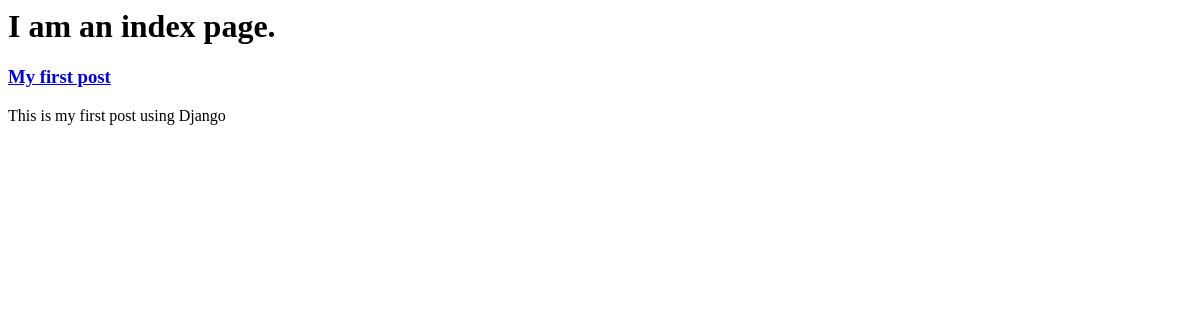
Before: / with the older database file.
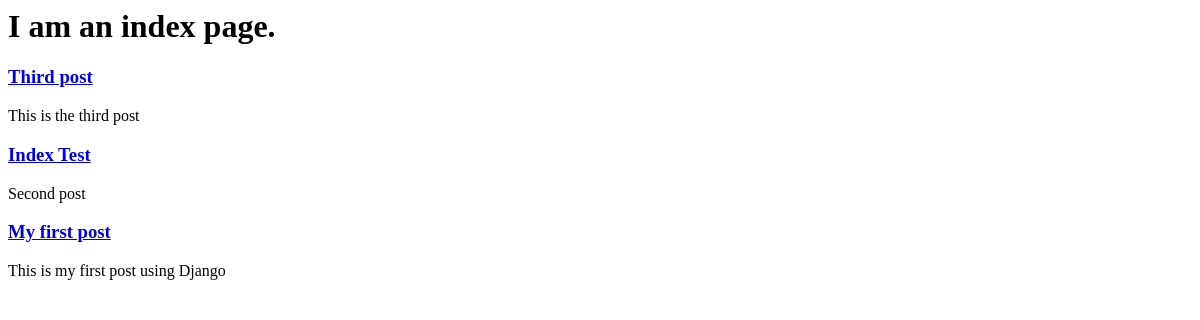
After: the same page with the newer database file.
### blog/models.py (models this page shows, shortened)
class Post(models.Model):
    title = models.CharField(max_length=255)
    slug = models.SlugField(max_length=255, unique=True)
    summary = models.CharField(max_length=300)
    content = models.TextField()
    published = models.BooleanField(default=True)
    created = models.DateTimeField(auto_now_add=True)
    class Meta:
        ordering = ["-created"]

### blog/views.py (the view)
# urls.py: path('', blog_views.index),
def index(request):
    posts = Post.objects.all()
    return render(request, 'index.html', {'posts': posts})

### blog/templates/index.html
<h1>I am an index page.</h1>
{% for post in posts %}
    <div>
        <h3><a href="/post/{{ post.slug }}">{{ post.title }}</a></h3>
        <p>{{ post.summary }}</p>
    </div>
{% endfor %}

Changed rows visible on the page:
added Post: title "Third post", summary "This is the third post"
added Post: title "Index Test", summary "Second post"
